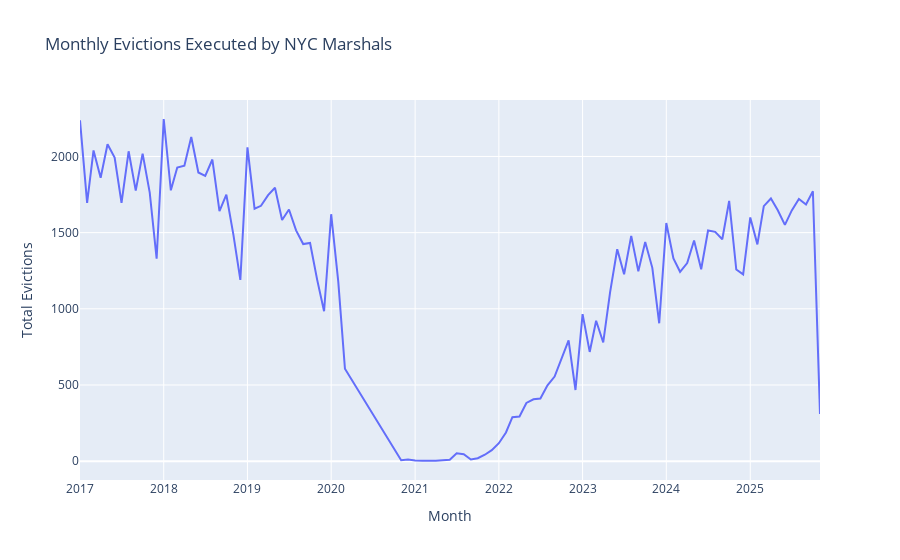

Here is the notebook cell this chart was saved with:
### Code cell
import plotly.express as px

# Ensure year_month is a proper datetime for the x-axis
evictions_by_month["year_month_date"] = pd.to_datetime(evictions_by_month["year_month"])

fig_monthly = px.line(
    evictions_by_month.sort_values("year_month_date"),
    x="year_month_date",
    y="total_evictions",
    title="Monthly Evictions Executed by NYC Marshals",
    labels={
        "year_month_date": "Month",
        "total_evictions": "Total Evictions"
    }
)

fig_monthly
